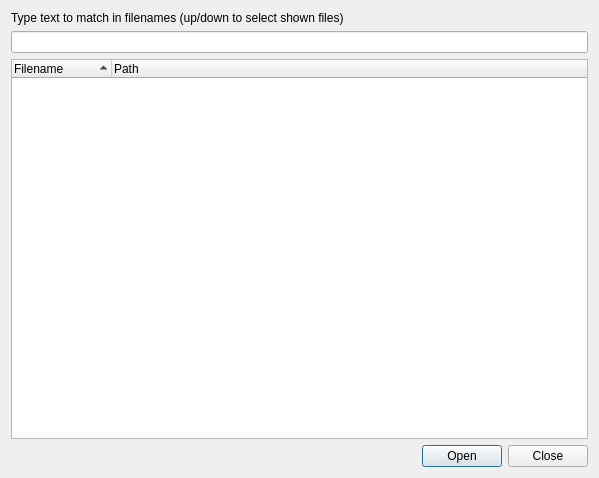
<?xml version="1.0" encoding="UTF-8"?>
<ui version="4.0">
 <class>QuickFindFile</class>
 <widget class="QWidget" name="QuickFindFile">
  <property name="geometry">
   <rect>
    <x>0</x>
    <y>0</y>
    <width>599</width>
    <height>478</height>
   </rect>
  </property>
  <property name="windowTitle">
   <string>Search Project File</string>
  </property>
  <layout class="QVBoxLayout" name="verticalLayout">
   <item>
    <widget class="QLabel" name="textLabel1">
     <property name="text">
      <string>Type text to match in filenames (up/down to select shown files)</string>
     </property>
    </widget>
   </item>
   <item>
    <widget class="QLineEdit" name="fileNameEdit">
     <property name="sizePolicy">
      <sizepolicy hsizetype="Expanding" vsizetype="Fixed">
       <horstretch>9</horstretch>
       <verstretch>0</verstretch>
      </sizepolicy>
     </property>
     <property name="toolTip">
      <string>Enter search strings separated by a blank</string>
     </property>
    </widget>
   </item>
   <item>
    <widget class="QTreeWidget" name="fileList">
     <property name="rootIsDecorated">
      <bool>false</bool>
     </property>
     <property name="sortingEnabled">
      <bool>true</bool>
     </property>
     <column>
      <property name="text">
       <string>Filename</string>
      </property>
     </column>
     <column>
      <property name="text">
       <string>Path</string>
      </property>
     </column>
    </widget>
   </item>
   <item>
    <widget class="QDialogButtonBox" name="buttonBox">
     <property name="orientation">
      <enum>Qt::Horizontal</enum>
     </property>
     <property name="standardButtons">
      <set>QDialogButtonBox::Close|QDialogButtonBox::Open</set>
     </property>
    </widget>
   </item>
  </layout>
 </widget>
 <tabstops>
  <tabstop>fileNameEdit</tabstop>
  <tabstop>fileList</tabstop>
 </tabstops>
 <resources/>
 <connections>
  <connection>
   <sender>buttonBox</sender>
   <signal>rejected()</signal>
   <receiver>QuickFindFile</receiver>
   <slot>close()</slot>
   <hints>
    <hint type="sourcelabel">
     <x>40</x>
     <y>458</y>
    </hint>
    <hint type="destinationlabel">
     <x>41</x>
     <y>477</y>
    </hint>
   </hints>
  </connection>
 </connections>
</ui>
